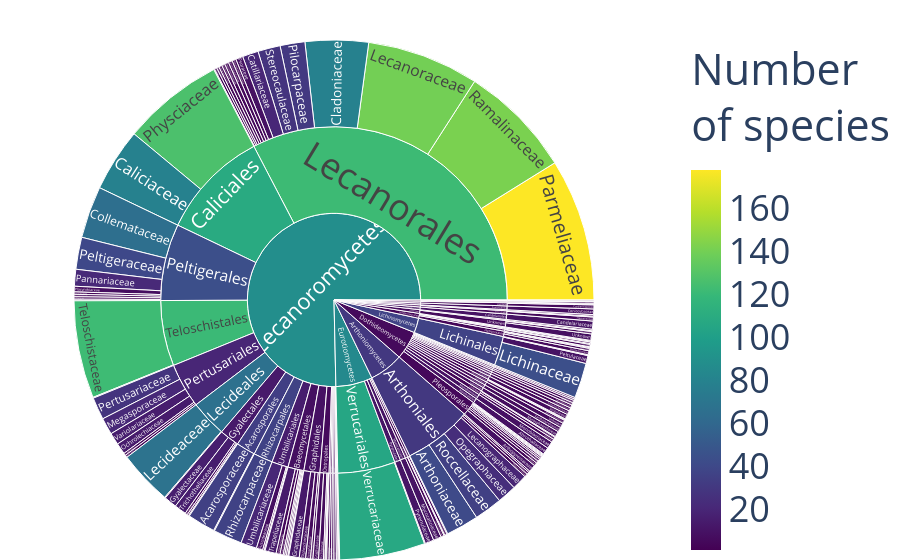

The notebook cell saved with this chart:
### Code cell
import plotly.express as px


# columns for sunburst plot: family, genus, scientificName
levels = ['class', 'order','family', ]
missing_cols = [c for c in levels if c not in df_accepted.columns]
if missing_cols:
    raise KeyError(f"Missing expected column(s) in df_parts: {missing_cols}")

# prepare aggregated counts, replace missing values with "Unknown"
df_h = df_accepted[levels].fillna("Unknown")
counts = df_h.groupby(levels, as_index=False).size().rename(columns={'size': 'count'})

# create sunburst
fig = px.sunburst(
    counts,
    path=levels,
    values='count',
    color='count',
    color_continuous_scale='Viridis',
)
fig.update_layout(margin=dict(t=40, l=0, r=40, b=0))
fig.update_layout(font_size=36)
fig.update_layout(coloraxis_colorbar_title='Number<br>of species')
fig.show()

### Figure 1 — Plotly figure (JSON) as saved in the notebook; plotly's stock layout.template omitted (floating-point values rounded to 4 significant figures; data arrays with more than 128 entries replaced by an {"elided": "..."} marker saying what was removed)
{"data": [{"branchvalues": "total", "customdata": {"elided": "213x1 float values"}, "domain": {"x": [0, 1], "y": [0, 1]}, "hovertemplate": "labels=%{label}<br>count_sum=%{value}<br>parent=%{parent}<br>id=%{id}<br>count=%{color}<extra></extra>", "ids": {"elided": "213 str values"}, "labels": {"elided": "213 str values"}, "marker": {"coloraxis": "coloraxis", "colors": {"elided": "213 float values"}}, "name": "", "parents": {"elided": "213 str values"}, "type": "sunburst", "values": {"elided": "213 float values"}}], "layout": {"coloraxis": {"colorbar": {"title": {"text": "Number<br>of species"}}, "colorscale": [[0, "#440154"], [0.1111, "#482878"], [0.2222, "#3e4989"], [0.3333, "#31688e"], [0.4444, "#26828e"], [0.5556, "#1f9e89"], [0.6667, "#35b779"], [0.7778, "#6ece58"], [0.8889, "#b5de2b"], [1, "#fde725"]]}, "font": {"size": 36}, "legend": {"tracegroupgap": 0}, "margin": {"b": 0, "l": 0, "r": 40, "t": 40}}}
